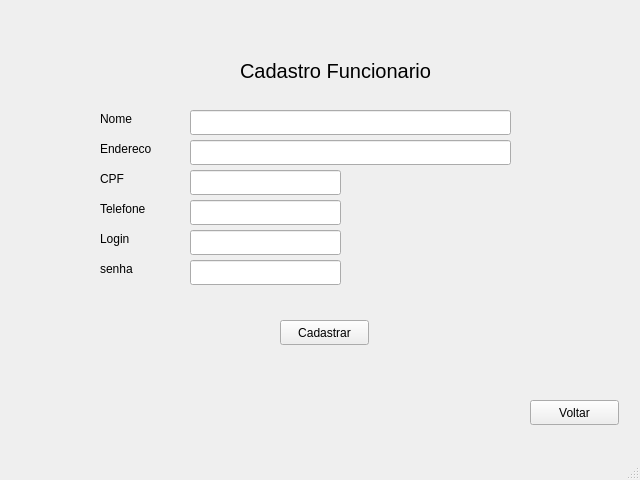
<?xml version="1.0" encoding="UTF-8"?>
<ui version="4.0">
 <class>MainWindow</class>
 <widget class="QMainWindow" name="MainWindow">
  <property name="geometry">
   <rect>
    <x>0</x>
    <y>0</y>
    <width>640</width>
    <height>480</height>
   </rect>
  </property>
  <property name="windowTitle">
   <string>MainWindow</string>
  </property>
  <widget class="QWidget" name="centralwidget">
   <widget class="QPushButton" name="pushButton_2">
    <property name="geometry">
     <rect>
      <x>280</x>
      <y>320</y>
      <width>89</width>
      <height>25</height>
     </rect>
    </property>
    <property name="text">
     <string>Cadastrar</string>
    </property>
   </widget>
   <widget class="QLabel" name="label">
    <property name="geometry">
     <rect>
      <x>100</x>
      <y>110</y>
      <width>67</width>
      <height>17</height>
     </rect>
    </property>
    <property name="text">
     <string>Nome</string>
    </property>
   </widget>
   <widget class="QLabel" name="label_4">
    <property name="geometry">
     <rect>
      <x>240</x>
      <y>60</y>
      <width>201</width>
      <height>21</height>
     </rect>
    </property>
    <property name="font">
     <font>
      <pointsize>15</pointsize>
     </font>
    </property>
    <property name="text">
     <string>Cadastro Funcionario</string>
    </property>
   </widget>
   <widget class="QLabel" name="label_3">
    <property name="geometry">
     <rect>
      <x>100</x>
      <y>170</y>
      <width>67</width>
      <height>17</height>
     </rect>
    </property>
    <property name="text">
     <string>CPF</string>
    </property>
   </widget>
   <widget class="QLineEdit" name="lineEdit_2">
    <property name="geometry">
     <rect>
      <x>190</x>
      <y>140</y>
      <width>321</width>
      <height>25</height>
     </rect>
    </property>
   </widget>
   <widget class="QLineEdit" name="lineEdit_3">
    <property name="geometry">
     <rect>
      <x>190</x>
      <y>170</y>
      <width>151</width>
      <height>25</height>
     </rect>
    </property>
   </widget>
   <widget class="QLabel" name="label_2">
    <property name="geometry">
     <rect>
      <x>100</x>
      <y>140</y>
      <width>67</width>
      <height>17</height>
     </rect>
    </property>
    <property name="text">
     <string>Endereco</string>
    </property>
   </widget>
   <widget class="QLineEdit" name="lineEdit_4">
    <property name="geometry">
     <rect>
      <x>190</x>
      <y>200</y>
      <width>151</width>
      <height>25</height>
     </rect>
    </property>
   </widget>
   <widget class="QLineEdit" name="lineEdit">
    <property name="geometry">
     <rect>
      <x>190</x>
      <y>110</y>
      <width>321</width>
      <height>25</height>
     </rect>
    </property>
   </widget>
   <widget class="QLabel" name="label_5">
    <property name="geometry">
     <rect>
      <x>100</x>
      <y>200</y>
      <width>81</width>
      <height>17</height>
     </rect>
    </property>
    <property name="text">
     <string>Telefone</string>
    </property>
   </widget>
   <widget class="QPushButton" name="pushButton">
    <property name="geometry">
     <rect>
      <x>530</x>
      <y>400</y>
      <width>89</width>
      <height>25</height>
     </rect>
    </property>
    <property name="text">
     <string>Voltar</string>
    </property>
   </widget>
   <widget class="QLineEdit" name="lineEdit_5">
    <property name="geometry">
     <rect>
      <x>190</x>
      <y>260</y>
      <width>151</width>
      <height>25</height>
     </rect>
    </property>
   </widget>
   <widget class="QLabel" name="label_6">
    <property name="geometry">
     <rect>
      <x>100</x>
      <y>260</y>
      <width>81</width>
      <height>17</height>
     </rect>
    </property>
    <property name="text">
     <string>senha</string>
    </property>
   </widget>
   <widget class="QLabel" name="label_7">
    <property name="geometry">
     <rect>
      <x>100</x>
      <y>230</y>
      <width>67</width>
      <height>17</height>
     </rect>
    </property>
    <property name="text">
     <string>Login</string>
    </property>
   </widget>
   <widget class="QLineEdit" name="lineEdit_6">
    <property name="geometry">
     <rect>
      <x>190</x>
      <y>230</y>
      <width>151</width>
      <height>25</height>
     </rect>
    </property>
   </widget>
  </widget>
  <widget class="QMenuBar" name="menubar">
   <property name="geometry">
    <rect>
     <x>0</x>
     <y>0</y>
     <width>640</width>
     <height>21</height>
    </rect>
   </property>
  </widget>
  <widget class="QStatusBar" name="statusbar"/>
 </widget>
 <resources/>
 <connections/>
</ui>
